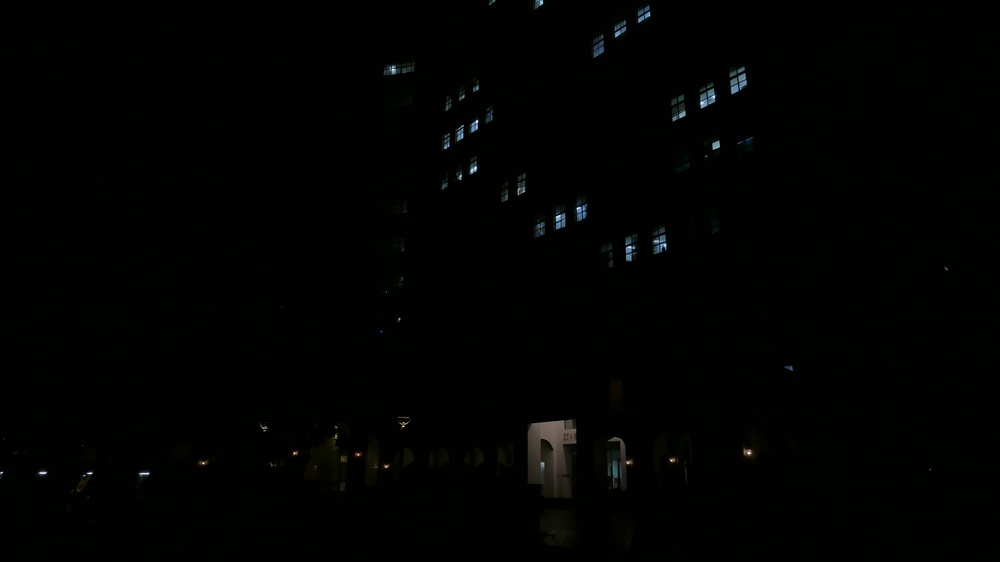
#> input picture hw1_VFX/photos/building/img01.JPG, 1000 x 562 px, shrunk from 4480 x 2520 before the run
$ python -i detection.py   (imports and definitions only)
#> lines starting #> are read from the running program, lines starting #| are printed output that depends on the picture
#> further down, picture is the input picture: shape (562, 1000, 3); mean B, G, R 1.6, 2.6, 1.5
from scipy import signal as sig
import cv2
import numpy as np
import math

def gradient(img):
    kernel_x = np.array([[1, 0, -1],[2, 0, -2],[1, 0, -1]])
    kernel_y = np.array([[1, 2, 1], [0, 0, 0], [-1, -2, -1]])
    return sig.convolve2d(img, kernel_x, mode='same'), sig.convolve2d(img, kernel_y, mode='same')

def HarrisDetection(img, blocksize=4, k=0.05):
#> called with blocksize = 4, k = 0.05
	gray = cv2.cvtColor(img, cv2.COLOR_BGR2GRAY)
	cv2.imwrite("gray.jpg",gray)

	# sample show
	'''
	dest = cv2.cornerHarris(gray, blocksize, 5, k)
	dest = cv2.dilate(dest, None)
	image = img.copy()
	image[dest > 0.05 * dest.max()]=[0, 0, 255]
	keylist = np.array(np.where(dest > 0.05 * dest.max())).T
	cv2.imwrite('sample.jpg',image)
	'''
	###

	dx, dy = gradient(gray)
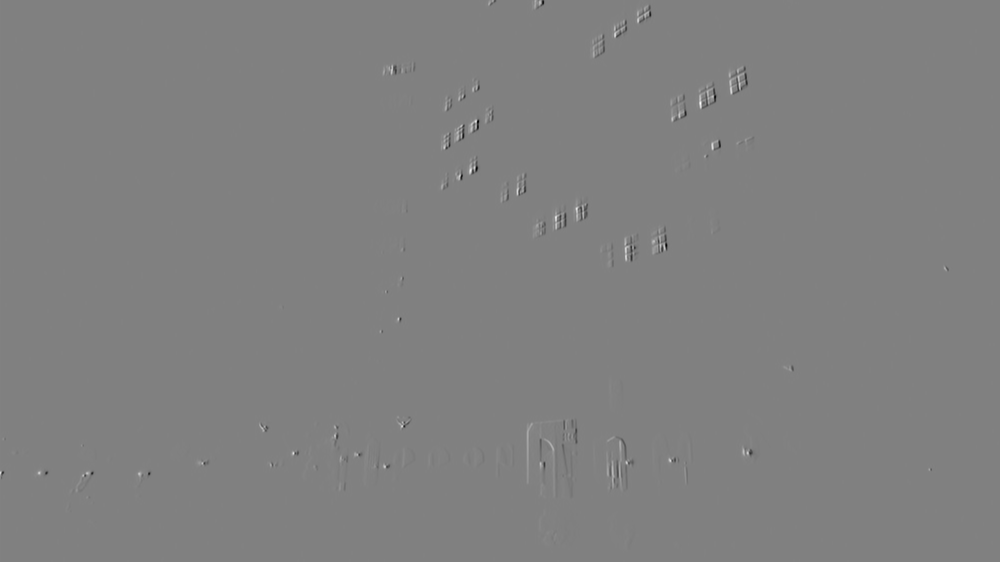
#> dx: shape (562, 1000) int64; min -844, max 825, mean 0; drawn with min black and max white
	Ixx = dx**2
	Ixy = dx*dy
	Iyy = dy**2
	height, width = gray.shape
#> height = 562; width = 1000
	offset = blocksize // 2
	R = np.zeros((height, width))
	keylist = []

	for y in range(1+offset, height-offset-1, 2):
		for x in range(1+offset, width-offset-1, 2):
			Wxx = np.sum( Ixx[y-offset:y+offset+1, x-offset:x+offset+1] )
			Wxy = np.sum( Ixy[y-offset:y+offset+1, x-offset:x+offset+1] )
			Wyy = np.sum( Iyy[y-offset:y+offset+1, x-offset:x+offset+1] )

			det = (Wxx * Wyy) - (Wxy**2)
			trace = Wxx + Wyy
			R[y][x] = det - k * (trace**2)
			keylist.append([y,x,R[y][x]])
#> after the loop, keylist = 138166 items

	keylist.sort(key=lambda x: x[2], reverse=True)
	keylist = np.array(keylist)[:2000, :2].astype('int')
#> keylist = 2000 pairs, first value 3 to 491, second value 3 to 949

	# show
	'''
	image = img.copy()
	for key in keylist:
		image[key[0]][key[1]] = [0,0,255]
	cv2.imwrite('corner.jpg', image)
	'''
	###

	return np.array(keylist)

def gen_descriptor(img, keylist):
	gray = cv2.cvtColor(img, cv2.COLOR_BGR2GRAY)

	h, w = gray.shape
	descriptors = []
	for key in keylist:
		descriptor = []
		if key[0] >= h-2 or key[0] < 2 or key[1] >= w-2 or key[1] < 2:
			continue
		for y in range(-2,3):
			for x in range(-2,3):
				descriptor.append(gray[key[0]+y][key[1]+x])
		descriptors.append(descriptor)
	return descriptors

>>> import cv2
>>> picture = cv2.imread('../hw1_VFX/photos/building/img01.JPG')
>>> result = HarrisDetection(picture)
#> result has the same summary as keylist in HarrisDetection

$ run again, on hw1_VFX/photos/building/img06.JPG
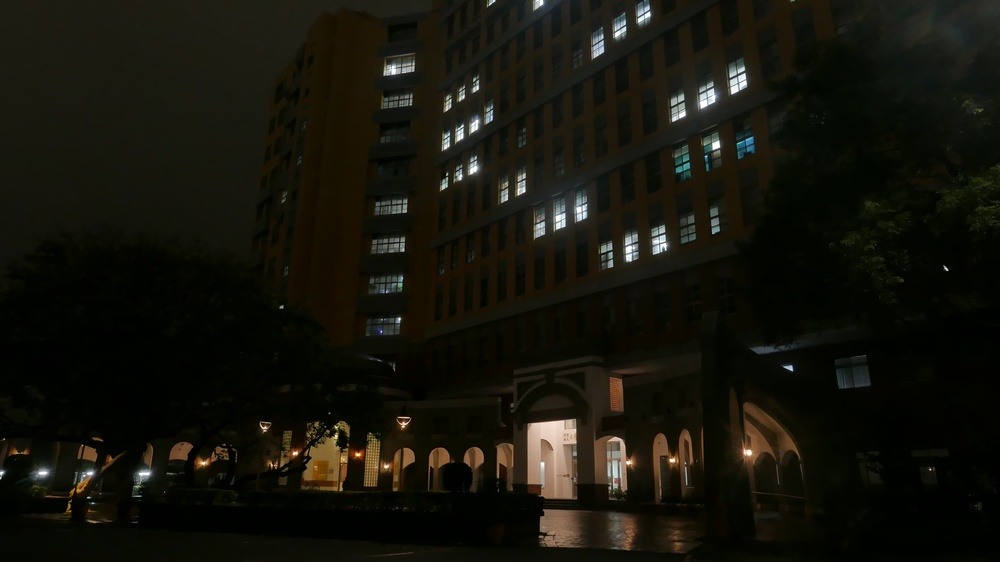
#> input picture hw1_VFX/photos/building/img06.JPG, 1000 x 562 px, shrunk from 4480 x 2520 before the run
#> picture is the input picture: shape (562, 1000, 3); mean B, G, R 11.8, 20.1, 20.9
#> in HarrisDetection, `dx, dy = gradient(gray)`:
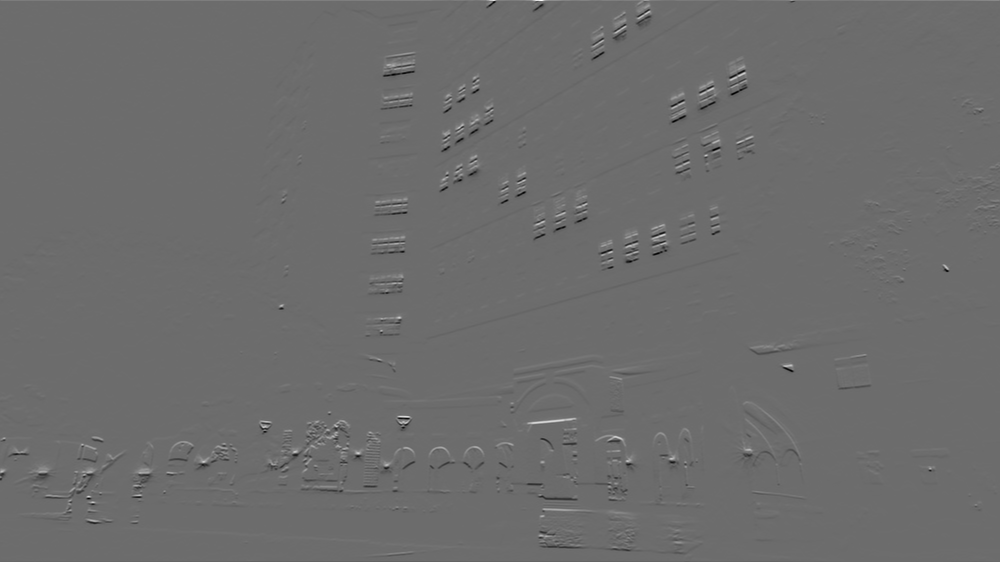
#> dy: shape (562, 1000) int64; min -754, max 1014, mean -0.2; drawn with min black and max white
#> in HarrisDetection, `Ixy = dx*dy`:
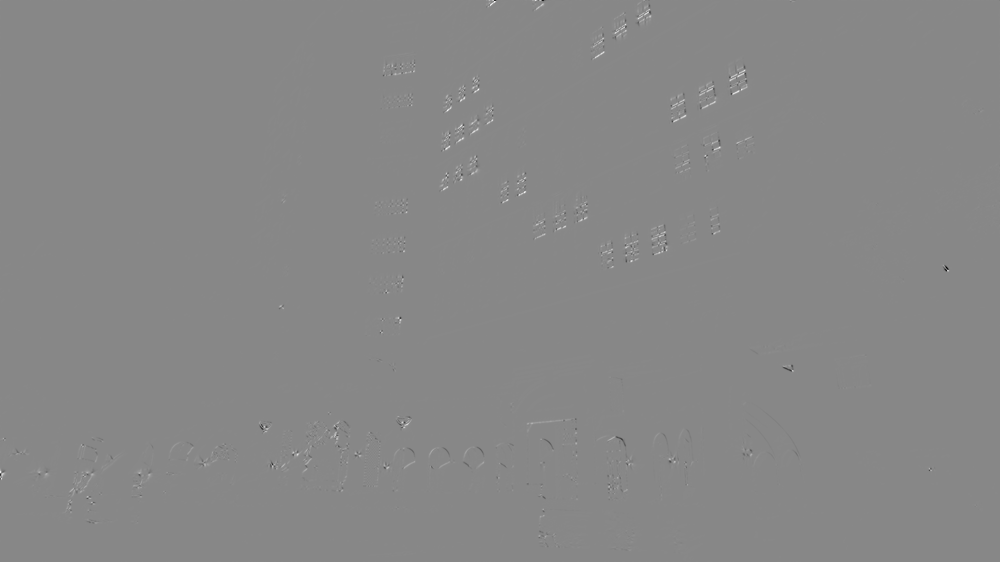
#> Ixy: shape (562, 1000) int64; min -370877, max 324696, mean 273.3; drawn with min black and max white
#> after the loop in HarrisDetection, `for y in range(1+offset, height-offset-1, 2):`: keylist = 138166 items
#> in HarrisDetection, `keylist = np.array(keylist)[:2000, :2].astype('int')`: keylist = 2000 pairs, first value 3 to 537, second value 3 to 949
#> result has the same summary as keylist in HarrisDetection

$ run again, on hw1_VFX/photos/building/img08.JPG
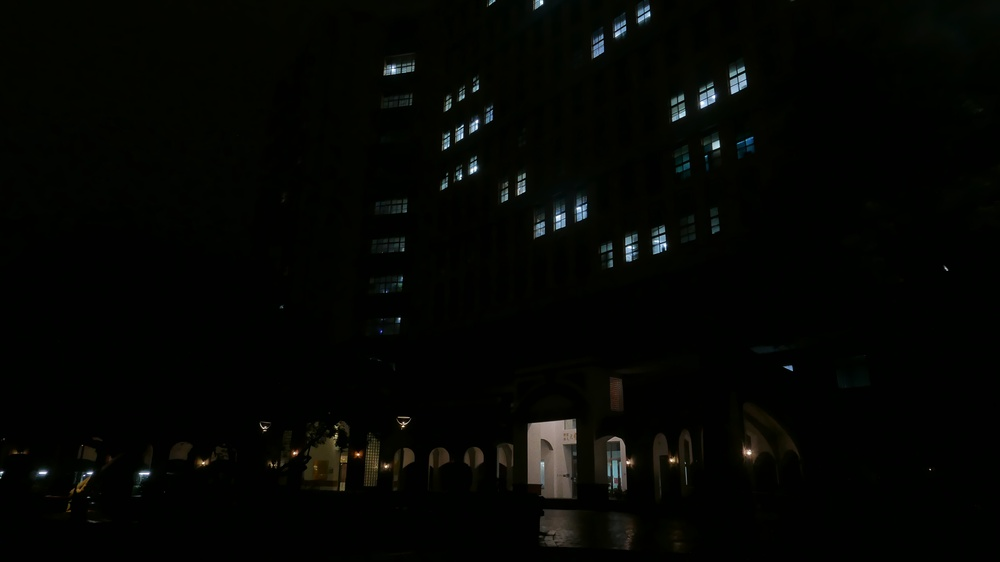
#> input picture hw1_VFX/photos/building/img08.JPG, 1000 x 562 px, shrunk from 4480 x 2520 before the run
#> picture is the input picture: shape (562, 1000, 3); mean B, G, R 3.3, 5.6, 4.5
#> in HarrisDetection, `dx, dy = gradient(gray)`:
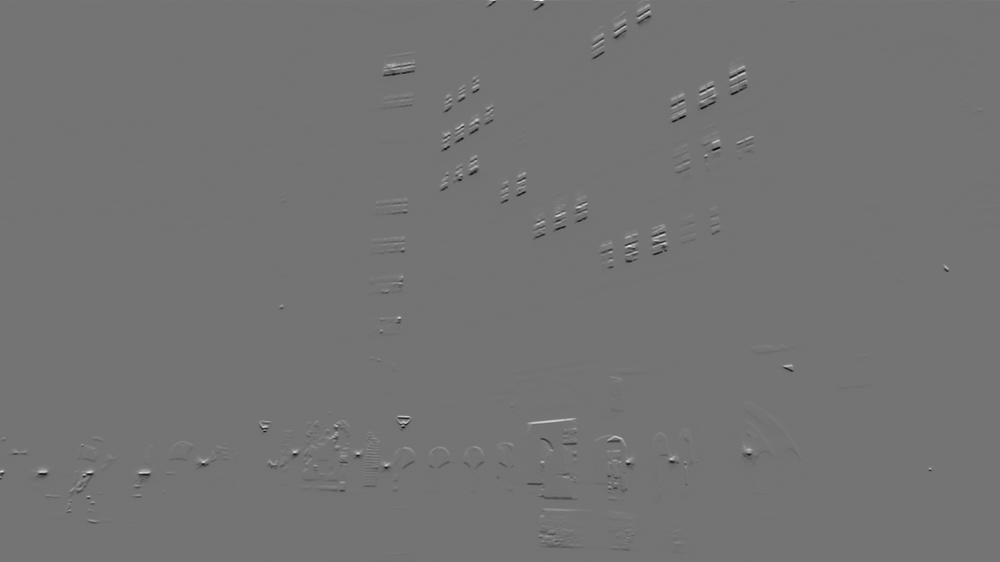
#> dy: shape (562, 1000) int64; min -803, max 961, mean 0; drawn with min black and max white
#> in HarrisDetection, `Ixx = dx**2`:
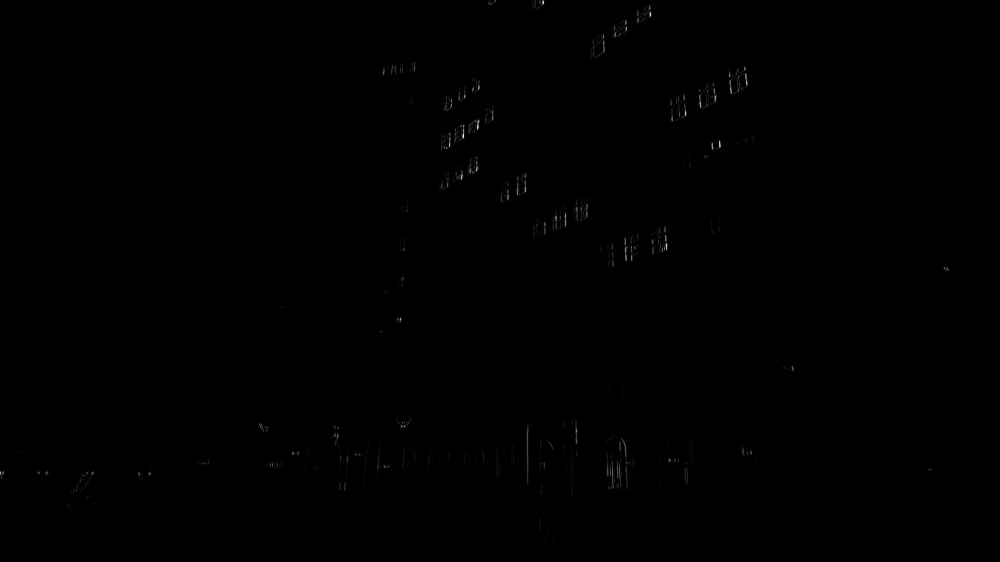
#> Ixx: shape (562, 1000) int64; min 0, max 792100, mean 1102.3; drawn with min black and max white
#> after the loop in HarrisDetection, `for y in range(1+offset, height-offset-1, 2):`: keylist = 138166 items
#> in HarrisDetection, `keylist = np.array(keylist)[:2000, :2].astype('int')`: keylist = 2000 pairs, first value 3 to 535, second value 3 to 949
#> result has the same summary as keylist in HarrisDetection
